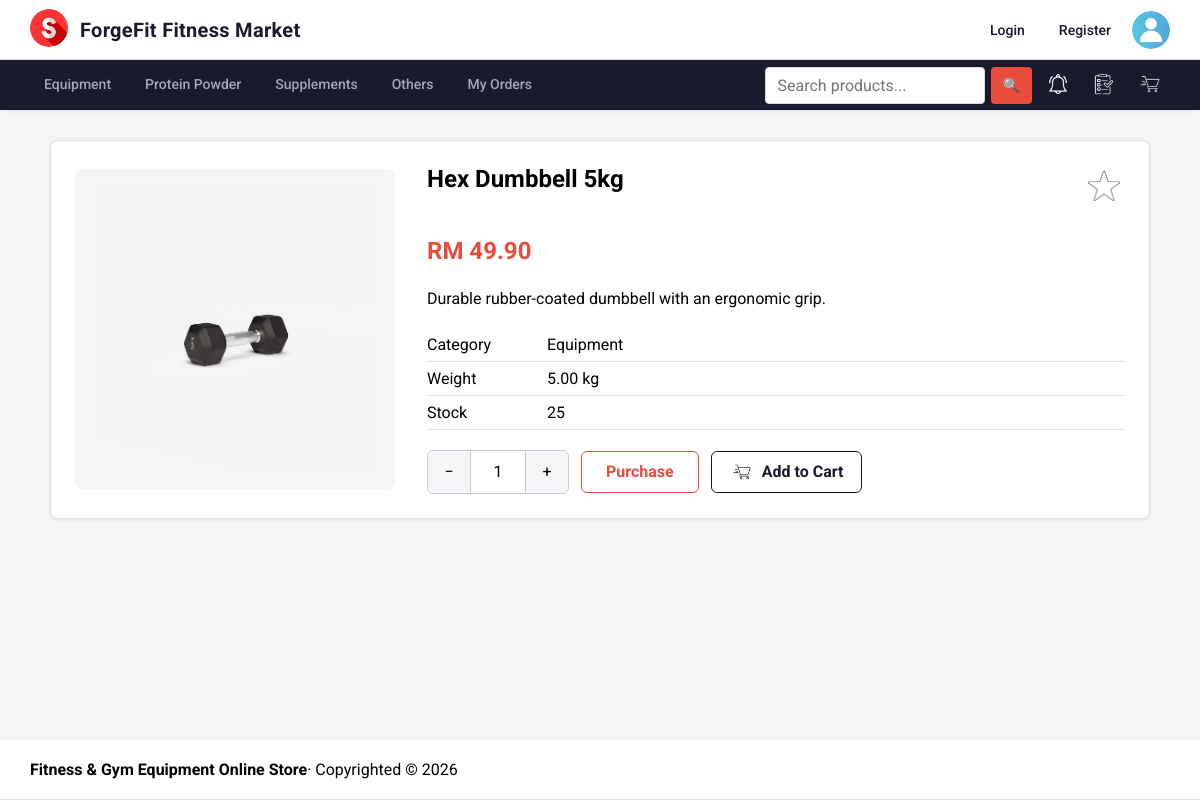
Screenshot of /app/product/product.php?id=2 with the database file from the repository.
### tables this page shows
CREATE TABLE IF NOT EXISTS `product` (
    `product_id` INT AUTO_INCREMENT PRIMARY KEY,
    `category_id` INT NOT NULL,
    `product_name` VARCHAR(150) NOT NULL,
    `price` DECIMAL(10,2) NOT NULL,
    `weight` DECIMAL(8,2) NOT NULL DEFAULT 0.00,
    `description` TEXT NULL,
    `stock` INT NOT NULL DEFAULT 0,
    `availability` BOOLEAN NOT NULL DEFAULT TRUE,
    `created_at` TIMESTAMP DEFAULT CURRENT_TIMESTAMP,
    `updated_at` TIMESTAMP DEFAULT CURRENT_TIMESTAMP ON UPDATE CURRENT_TIMESTAMP,
    FOREIGN KEY (`category_id`) REFERENCES `category`(`category_id`) ON DELETE RESTRICT
);

CREATE TABLE IF NOT EXISTS `category` (
    `category_id` INT AUTO_INCREMENT PRIMARY KEY,
    `name` VARCHAR(100) NOT NULL UNIQUE
);

### app/product/product.php (the view, shortened to what this page needs)
<?php
require '../_base.php';
$id = filter_var($_GET['id'] ?? null, FILTER_VALIDATE_INT);
$product = null;
if ($id) {
    $stmt = $_db->prepare(
        'SELECT p.product_id,
                p.category_id,
                p.product_name,
                p.price,
                p.weight,
                p.description,
                p.stock,
                p.availability,
                c.name AS category_name
         FROM product AS p
         LEFT JOIN category AS c ON c.category_id = p.category_id
         WHERE p.product_id = ?'
    );
    $stmt->execute([$id]);
    $product = $stmt->fetch();
}
$isWishlisted = false;
$hasStockReminder = false;
$productImages = [];
if ($product) {
    $imagesStmt = $_db->prepare(
        'SELECT product_imageid FROM product_image WHERE product_id = ? ORDER BY product_imageid'
    );
    $imagesStmt->execute([$product->product_id]);
    $productImages = array_column($imagesStmt->fetchAll(), 'product_imageid');
}
$mainImage = $productImages ? '/photos/' . htmlspecialchars($productImages[0]) : '/images/sport.png';
$isBlocked = !$product || !$product->availability;
include '../_head.php';
?>
<?php if ($product && !$isBlocked): ?>
    <article class="product-detail">
        <div class="product-detail-gallery">
            <div class="product-detail-main">
                <img id="product-main-image" src="<?= $mainImage ?>" alt="<?= htmlspecialchars($product->product_name) ?>">
            </div>
        </div>
        <section class="product-detail-content">
            <div class="product-detail-title">
                <h2><?= htmlspecialchars($product->product_name) ?></h2>
                <button
                    class="favourite-button"
                    type="button"
                    data-favourite-star
                    data-login-required
                    data-product-id="<?= htmlspecialchars($product->product_id) ?>"
                    aria-pressed="<?= $isWishlisted ? 'true' : 'false' ?>"
                    aria-label="<?= $isWishlisted ? 'Remove' : 'Add' ?> <?= htmlspecialchars($product->product_name) ?> <?= $isWishlisted ? 'from' : 'to' ?> wishlist"
                >
                    <img src="/images/<?= $isWishlisted ? 'yellowstar.png' : 'emptystar.png' ?>" alt="">
                </button>
            </div>
            <p class="product-detail-price">RM <?= htmlspecialchars($product->price) ?></p>
            <p><?= htmlspecialchars($product->description) ?></p>
            <dl class="product-details-list">
                <div>
                    <dt>Category</dt>
                    <dd><?= htmlspecialchars($product->category_name ?? 'Unknown') ?></dd>
                </div>
                <div>
                    <dt>Weight</dt>
                    <dd><?= htmlspecialchars($product->weight) ?> kg</dd>
                </div>
                <div>
                    <dt>Stock</dt>
                    <dd><?= htmlspecialchars($product->stock) ?></dd>
                </div>
            </dl>
            <?php if ($product->stock < 1): ?>
                <button
                    type="button"
                    id="stock-reminder-button"
                    class="remind-me-button<?= $hasStockReminder ? ' remind-me-button--requested' : '' ?>"
                    data-login-required
                    data-product-id="<?= htmlspecialchars($product->product_id) ?>"
                    aria-pressed="<?= $hasStockReminder ? 'true' : 'false' ?>"
                >
                    <?= $hasStockReminder ? 'Cancel Reminder' : 'Notify Me' ?>
                </button>
            <?php else: ?>
                <form
                    class="purchase-controls"
                    method="post"
                    action="/cart/cart-add.php"
                    data-quantity-control
                    data-stock="<?= htmlspecialchars($product->stock) ?>"
                >
                    <div class="quantity-box" aria-label="Product quantity">
                        <button type="button" data-quantity-minus aria-label="Decrease quantity">−</button>
                        <input
                            type="number"
                            name="quantity"
                            value="1"
                            min="1"
                            max="<?= htmlspecialchars($product->stock) ?>"
                            aria-label="Quantity"
                            readonly
                        >
                        <button type="button" data-quantity-plus aria-label="Increase quantity">+</button>
                    </div>
                    <button class="purchase-button" type="submit" formaction="/cart/checkout.php" formmethod="get" data-login-required>
                        Purchase
                    </button>
                    <button class="add-cart-button" type="submit" data-login-required>
                        <img src="/images/cart.png" alt="">
                        <span>Add to Cart</span>
                    </button>
                </form>
            <?php endif; ?>
        </section>
    </article>
<?php endif; ?>
<?php include '../_foot.php'; ?>

### app/css/app.css (style rules this page uses)
body, input, button, textarea, select { font: 16px 'Roboto', sans-serif; }
body { margin: 0; min-height: 100vh; display: grid; grid-template-rows: auto auto 1fr auto; grid-template-columns: 1fr; background: #f4f5f7; }
.product-detail { padding: 24px; display: grid; grid-template-columns: minmax(220px, 320px) 1fr; gap: 32px; background: #ffffff; border: 1px solid #e0e0e0; border-radius: 8px; box-shadow: 0 1px 4px rgba(0, 0, 0, 0.08); }
.product-detail-gallery { align-self: center; }
.product-detail-main { padding: 16px; box-sizing: border-box; background: #f4f5f7; border-radius: 8px; }
.product-detail-main > img { display: block; width: 100%; height: 288px; object-fit: contain; }
.product-detail-title { display: flex; align-items: flex-start; justify-content: space-between; gap: 16px; }
.product-detail-content h2 { margin-top: 0; }
.favourite-button { width: 42px; height: 42px; padding: 5px; flex: 0 0 auto; border: 0; background: transparent; cursor: pointer; }
.favourite-button img { width: 100%; height: 100%; object-fit: contain; }
.product-detail-price { color: #e74c3c; font-size: 24px; font-weight: 700; }
.product-details-list { margin: 20px 0; }
.product-details-list div { padding: 7px 0; display: grid; grid-template-columns: 120px 1fr; border-bottom: 1px solid #e0e0e0; }
.product-details-list dt { font-weight: 400; }
.product-details-list dd { margin: 0; }
.purchase-controls, .quantity-box { display: flex; align-items: center; }
.purchase-controls { gap: 12px; }
.quantity-box { border: 1px solid #c9ccd6; border-radius: 6px; overflow: hidden; }
.quantity-box button, .quantity-box input, .purchase-button { height: 42px; border: 0; font: inherit; }
.quantity-box button { width: 42px; background: #f4f5f7; cursor: pointer; }
.quantity-box input { width: 54px; padding: 0; text-align: center; appearance: textfield; border-right: 1px solid #c9ccd6; border-left: 1px solid #c9ccd6; }
.purchase-button { padding: 0 24px; border: 1px solid #e74c3c; border-radius: 6px; color: #e74c3c; background: transparent; font-weight: 700; cursor: pointer; transition: background 0.2s ease, color 0.2s ease; }
.add-cart-button { height: 42px; display: inline-flex; align-items: center; gap: 8px; padding: 0 18px; border: 1px solid #1a1a2e; border-radius: 6px; color: #1a1a2e; background: transparent; font: inherit; font-weight: 700; cursor: pointer; transition: background 0.2s ease, color 0.2s ease; }
.add-cart-button img { width: 24px; height: 24px; object-fit: contain; filter: invert(1); transition: filter 0.2s ease; }

### rows the page displays
product: product_name "Hex Dumbbell 5kg", price "49.90", description "Durable rubber-coated dumbbell with an ergonomic grip.", category.name "Equipment", weight "5.00", stock "25"
